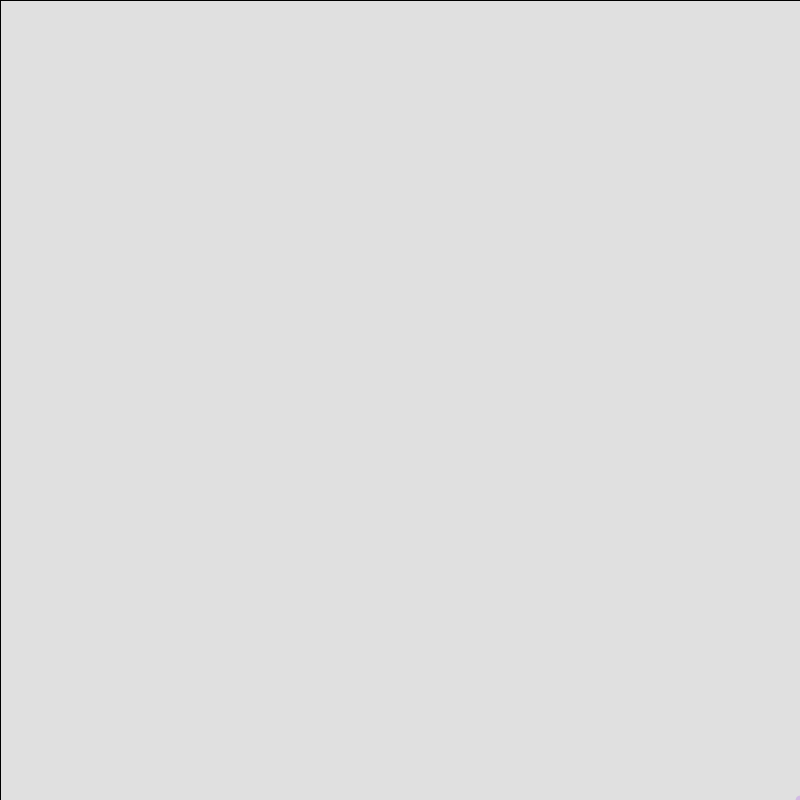
Frame 1 (no input)
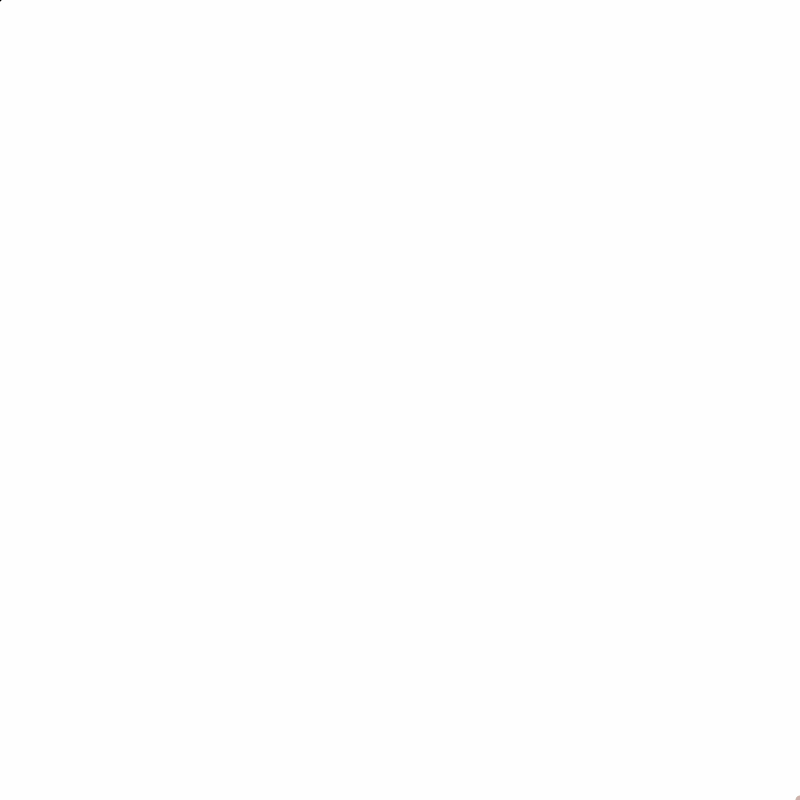
Frame 60 (the mouse pressed at the canvas centre just before this capture)
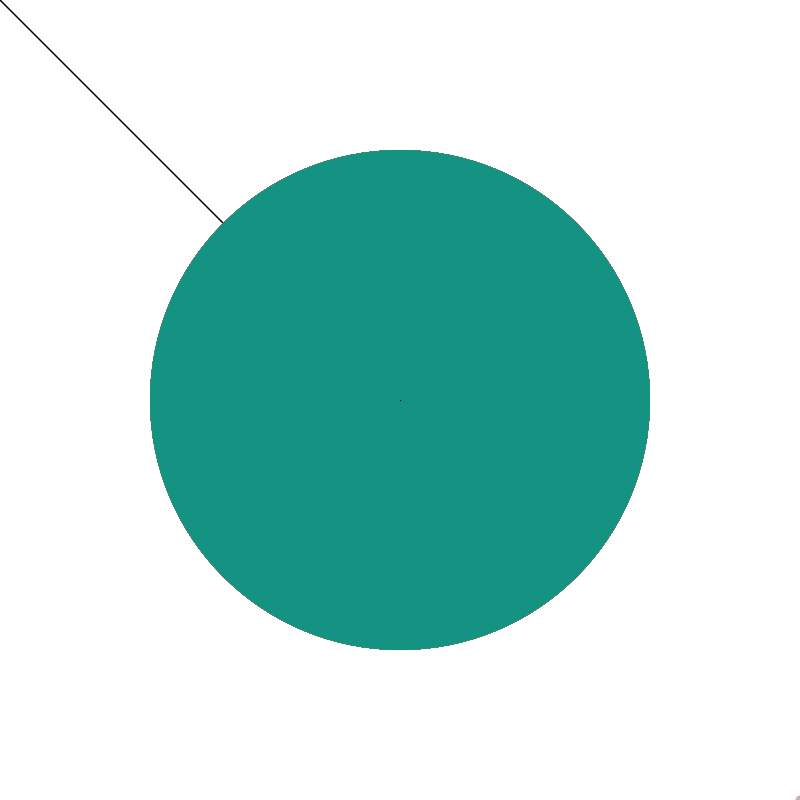
Frame 120 (the mouse held since frame 60 and released just before this capture)

The Processing sketch that drew these frames (run headless with seeded random() and noise(); from frame 60 on, the mouse is pressed at the canvas centre):

// Processing sketch: processing_98683
// ── processing_98683.pde

PGraphics pg;

int lastMouseX = -1;
int lastMouseY = -1;

boolean drawn = false;

void setup()
{
  size(800,800);
pg = createGraphics(800, 800);

}




void draw(){
   
  fill(255,255,255,100);
  // If the mouse is not pressed, fade the drawing
  if (!mousePressed){
    rect(0, 0, width, height);
  }
  
  if (drawn == true){
    image(pg, 0, 0, 800, 800);
  }
  
  float c = 1/(sqrt( sq(abs(400-mouseX)) + sq(abs(400-mouseY)) ));

if (c > 0.1) 
    {c = 0.1;
    fill( random(255), random(255), random(255), random(0));
    }
if (pmouseX != -1) {
        strokeWeight(1.5);
stroke(0);
    line(pmouseX, pmouseY, mouseX, mouseY);
    }
    //lastMouseX = mouseX;
    //lastMouseY = mouseY; 
 
 {
  if (mousePressed == true) {
    //fill(255);
    pg.fill( random(255), random(255), random(255), random(0,10));
        pg.noStroke();
    pg.ellipse(abs(800-mouseX), abs(800-mouseY), c, c);
        pg.strokeWeight(0.1);
        pg.stroke( random(255), random(255), random(255), random(255));
        pg.line(pg.width*0.5, pg.height*0.5, mouseX, mouseY);
        //pg.line(pmouseX, pmouseY, mouseX, mouseY);
  } 
} 
  
  
  
  frameRate(20);
           // strokeWeight(0);
           noStroke();
            

    
  fill( random(255), random(255), random(255), random(255));
        ellipse(abs(800-mouseX), abs(800-mouseY), c*5000, c*5000);
    //delay(50);
}


void mousePressed(){
  pg.beginDraw();
}

void mouseReleased(){
  pg.endDraw();
  drawn = true;
}


// If the space bar is pressed, clears window entirely.
void keyPressed() {
  if (key == ' ') {
      pg.clear();
  }
}

//http://127.0.0.1:54012/
